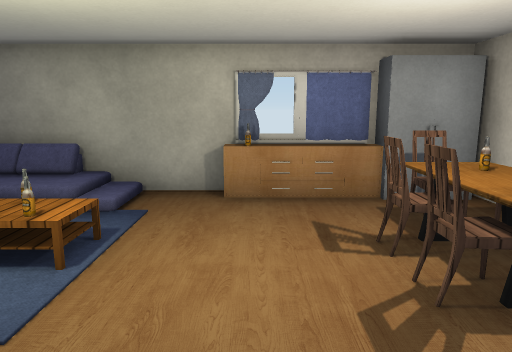
[1] (above)

15 first-person views from a walk through a 3-D level made in the Unity game engine. The camera is 1.4 m above the floor, tilts 10° down and sees 70° across. The floor is counted in squares, 1 m on a side. Each view is taken from the middle of a square. On the plan, view 1 faces up. The plan holds only what a view shows up to about 16 squares ahead; the rest is blank. The place goes on beyond the plan. Door leaves are left out, so doorways stand open. Some surface patterns are stand-ins.

[2]
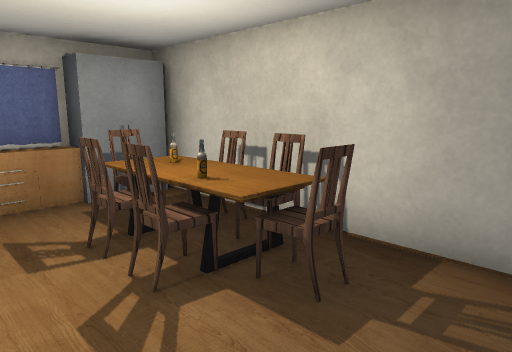

[3]
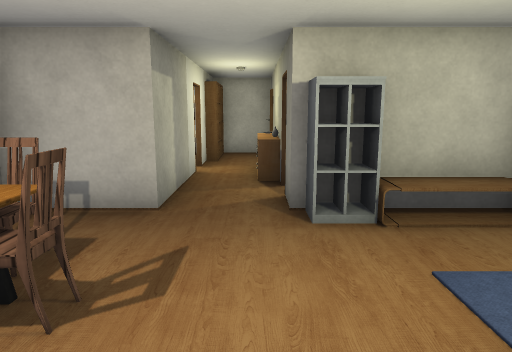

[4]
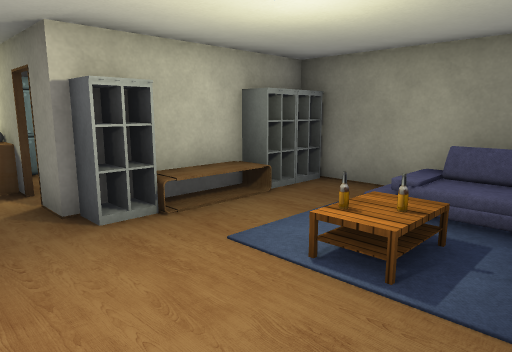

[5]
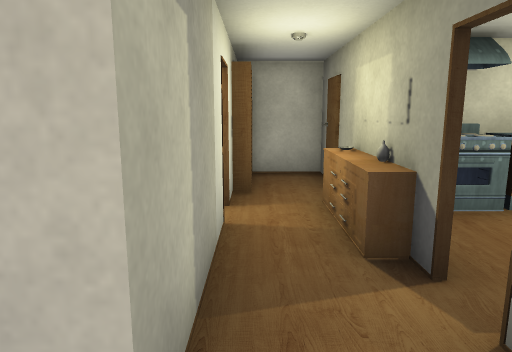

[6]
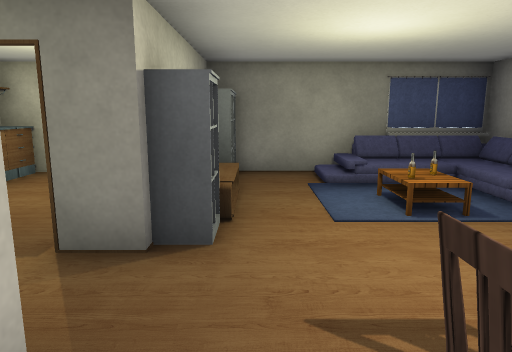

[7]
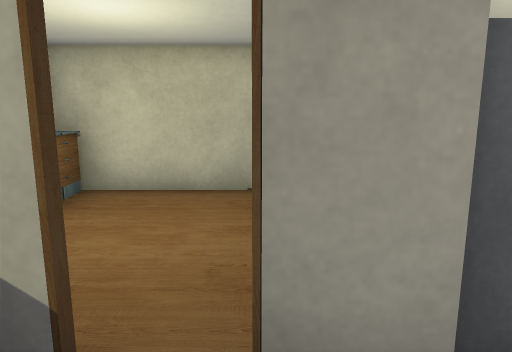

[8]
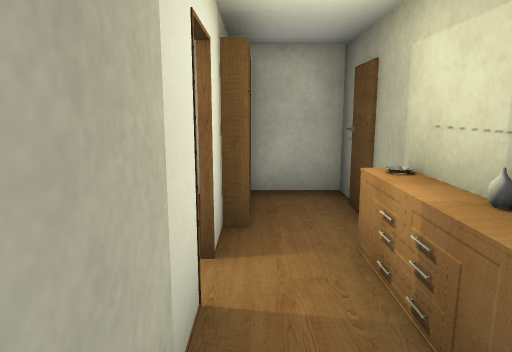

[9]
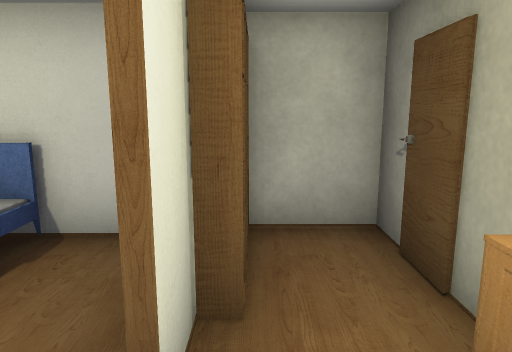

[10]
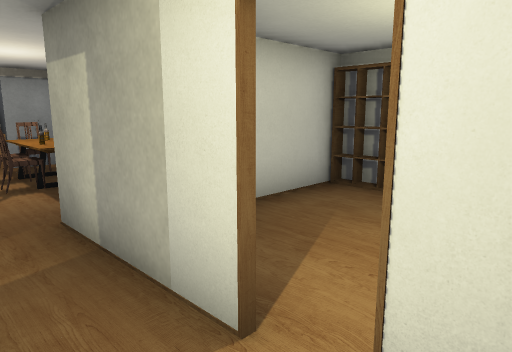

[11]
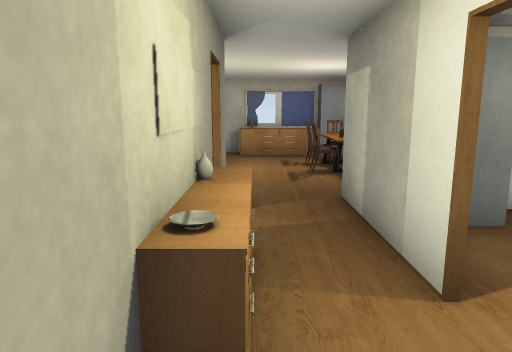

[12]
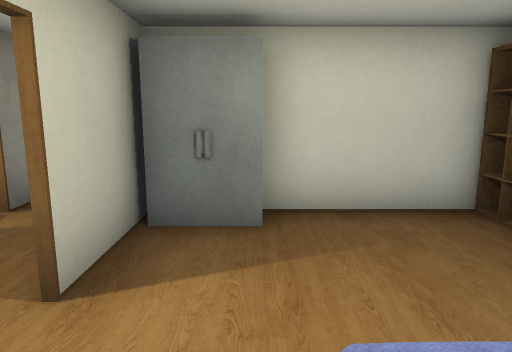

[13]
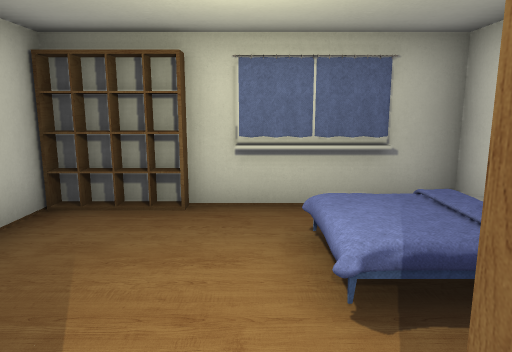

[14]
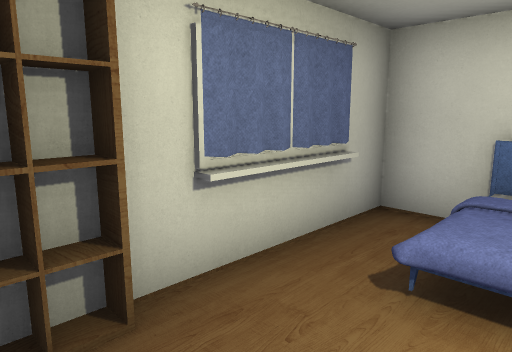

[15]
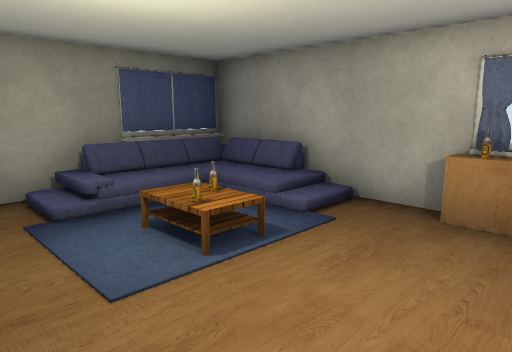

### Floor plan
Points are (right, up) in squares from view 1. A wall is a line through its corners. A room is listed if a view was taken in it or the views show most of it. See-through windows are left out.
Room 1 (views 1, 2, 3, 4, 5, 6, 15)
walls: (1.5, 6.3) (-5.5, 6.3) (-5.5, 0.5); (1.4, -0.1) (3.6, -0.1) (3.6, 6); (-3.9, -0.1) (-1.4, -0.1)
low walls: (-5.2, 6.2) (-5.2, 4)
ways out: open door at (-1, -1)
objects: other object (-4, 3); other object (-4, 5); other object (-3, 6); other object (-1, 0); other object (-1, 6); other object (0, 6); other object (1, 3); other object (1, 4); other object (2, 1); other object (2, 2) to (3, 4); other object (2, 5); other object (2, 6); other object (3, 3); other object (3, 4); other object (3, 6)
Room 2 (views 7, 8)
walls: (1.4, -0.6) (1.4, -0.1); (-0.5, -0.4) (-0.5, -1.1)
ways out: opening at (1, -3) to room 3
Room 3 (views 9, 10, 11, 13)
walls: (-0.5, -5.4) (-0.5, -7.4) (0.6, -7.4); (1.4, -5.4) (1.4, -4.3); (1.4, -3.5) (1.4, -2.4); (-0.5, -1.8) (-0.5, -3.6)
ways out: opening at (1, -3) to room 2; open door at (2, -4.5) to room 4
objects: other object (-1, -5) to (-1, -4); other object (0, -4); other object (0, -3); other object (1, -7) to (1, -6)
Room 4 (views 12, 14)
walls: (6.4, -5.6) (6.4, -3.4); (1.5, -2.5) (1.5, -3.5); (1.9, -7) (5.4, -7); (6.4, -0.9) (3, -0.9)
low walls: (6.2, -6) (6.2, -3.6)
ways out: open door at (2, -4.5) to room 3; opening at (6, -6)
objects: other object (2, -2) to (3, -1); other object (4, -7); other object (6, -3) to (6, -2)

Positions as (right, up) in squares from view 1, and headings:
1: (0, 0), facing up
2: (0, 0), facing up-right
3: (0, 5), facing down
4: (1, 5), facing down-left
5: (1, 1), facing down
6: (3, 1), facing left
7: (1, -1), facing left
8: (1, -1), facing down
9: (1, -3), facing down
10: (0, -5), facing up-right
11: (0, -6), facing up
12: (3, -6), facing up
13: (1, -4), facing right
14: (4, -2), facing down-right
15: (1, 1), facing up-left
